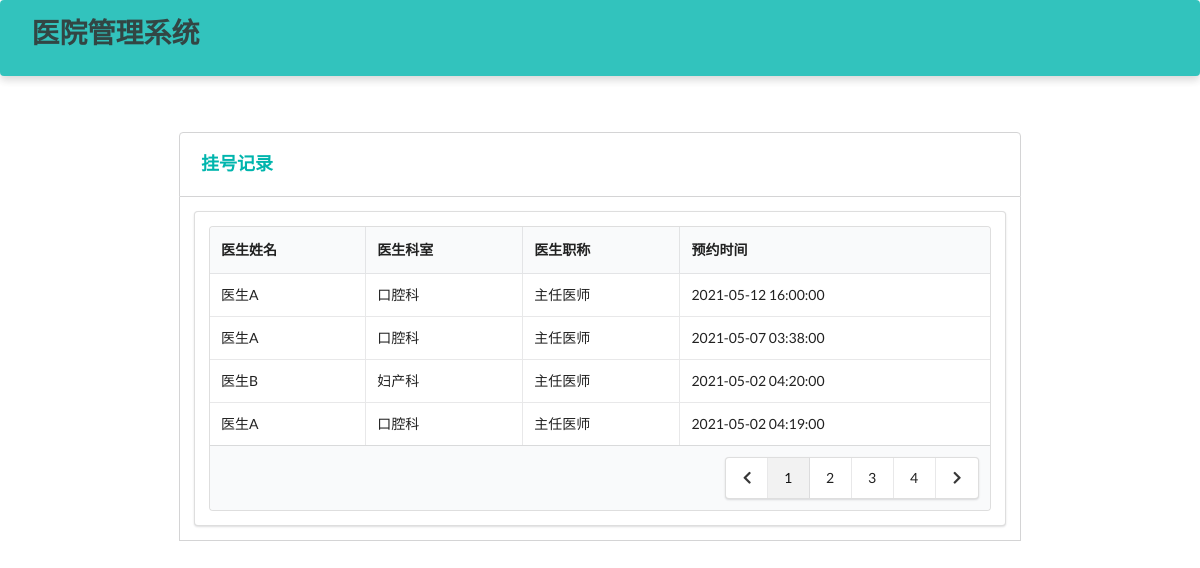
The app's page /patient/appointment (signed in), older data.
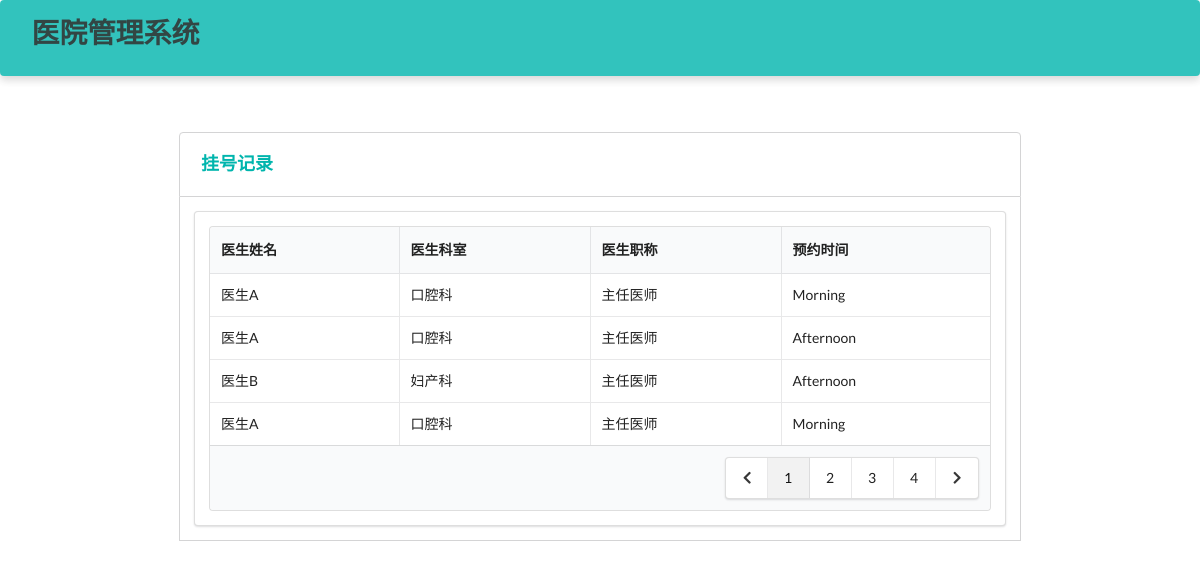
The same page, newer data.
### Hospital/models.py (models this page shows, shortened)
class Appointment(models.Model):
    time_choices = (
        ('Morning','上午'),
        ('Afternoon','下午')
    )
    patient = models.ForeignKey(Patient, on_delete=models.CASCADE) # 患者
    doctor = models.ForeignKey(Doctor, on_delete=models.CASCADE)  # 医生
    create_time = models.DateTimeField(auto_now_add=True)  # 创建时间
    appointment_date = models.DateTimeField()  # 预约日期
    appointment_time = models.CharField(max_length=10, choices=time_choices) # 预约时间（上下午）
    isActive = models.BooleanField(default=True)  # 是否有效
    class Meta:
        ordering = ["-create_time"]

class Doctor(models.Model):
    department_choices = (
        ('Department of Internal Medicine', '内科'),
        ('Department of Surgery', '外科'),
        ('Department of Pediatrics', '儿科'),
        ('Department of Obstetrics and Gynecology', '妇产科'),
        ('Department of Traditional Chinese Medicine', '中医科'),
        ('Department of Dermatology', '皮肤科'),
        ('Department of Oral Medicine', '口腔科')
    )
    title_choices = (
        ('director physician', '主任医师'),
        ('assistant director physician', '副主任医师'),
        ('physician', '医师')
    )
    name = models.CharField(max_length=10)  # 姓名
    password = models.CharField(max_length=32)  # 密码
    gender = models.CharField(max_length=32, choices=gender_choices)  # 性别
    identity_card_no = models.CharField(max_length=32, unique=True)  # 身份证号
    department = models.CharField(max_length=64, choices=department_choices)  # 科室
    title = models.CharField(max_length=64, choices=title_choices)  # 职称
    description = models.TextField(max_length=500, default='暂无简介')  # 简介
    create_time = models.DateTimeField(auto_now_add=True)  # 注册时间

### Hospital/patientViews.py (the view)
# urls.py: path('patient/appointment', patientViews.appointment)
def appointment(request):
    identity_card_no = request.session['identity_card_no']
    patient = models.Patient.objects.get(identity_card_no=identity_card_no)
    appointments = models.Appointment.objects.filter(patient=patient)
    return render(request, 'patient/appointment.html', locals())

### Hospital/templates/patient/appointment.html (shortened to what this page needs)
<!DOCTYPE html>
<html lang="ch">
<head>
    <link rel="stylesheet" href="https://cdn.jsdelivr.net/semantic-ui/2.2.4/semantic.min.css">
    <link rel="stylesheet" href="../../static/Hospital/css/me.css">
</head>
<body>
    <nav class="ui inverted  segment m-padded-tb-large m-shadow-small teal m-opacity-mini">
        <div class="ui container">
            <div class="ui inverted secondary stackable menu">
                <h1 class="ui header">医院管理系统</h1>
            </div>
        </div>
    </nav>
    <div class="m-container-small m-padded-tb-big">
        <div class="container">
            <div class="ui top attached rounded padded segment">
                <div class="ui middle aligned two column grid">
                    <div class="column">
                        <h3 class="ui teal header">挂号记录</h3>
                    </div>
                </div>
            </div>
            <div class="ui attached segment">
                <div class="ui segment ">
                    <table class="ui celled table">
                        <thead>
                            <tr>
                                <th>医生姓名</th>
                                <th>医生科室</th>
                                <th>医生职称</th>
                                <th>预约时间</th>
                            </tr>
                        </thead>
                        <tbody>
                            {% for rec in appointments%}
                            <tr>
                                <td>{{ rec.doctor.name }}</td>
                                <td>{{ rec.doctor.get_department_display }}</td>
                                <td>{{ rec.doctor.get_title_display }}</td>
                                <td>{{ rec.appointment_time }}</td>
                            </tr>
                            {% endfor %}
                        </tbody>
                      <tfoot>
                        <tr><th colspan="4">
                          <div class="ui right floated pagination menu">
                            <a class="icon item">
                              <i class="left chevron icon"></i>
                            </a>
                            <a class="item active">1</a>
                            <a class="item">2</a>
                            <a class="item">3</a>
                            <a class="item">4</a>
                            <a class="icon item">
                              <i class="right chevron icon"></i>
                            </a>
                          </div>
                        </th>
                      </tr>
                      </tfoot>
                    </table>
                </div>
            </div>
        </div>
            </div>
    <br>
    <br>
    <br>
</body>
</html>

Row changes from the older to the newer data that the page shows:
changed Appointment (number 1 of 4 on the later page): appointment_time "2021-05-12 16:00:00" → "Morning"
changed Appointment (number 2 of 4 on the later page): appointment_time "2021-05-07 03:38:00" → "Afternoon"
changed Appointment "医生B": appointment_time "2021-05-02 04:20:00" → "Afternoon"
changed Appointment (number 4 of 4 on the later page): appointment_time "2021-05-02 04:19:00" → "Morning"
